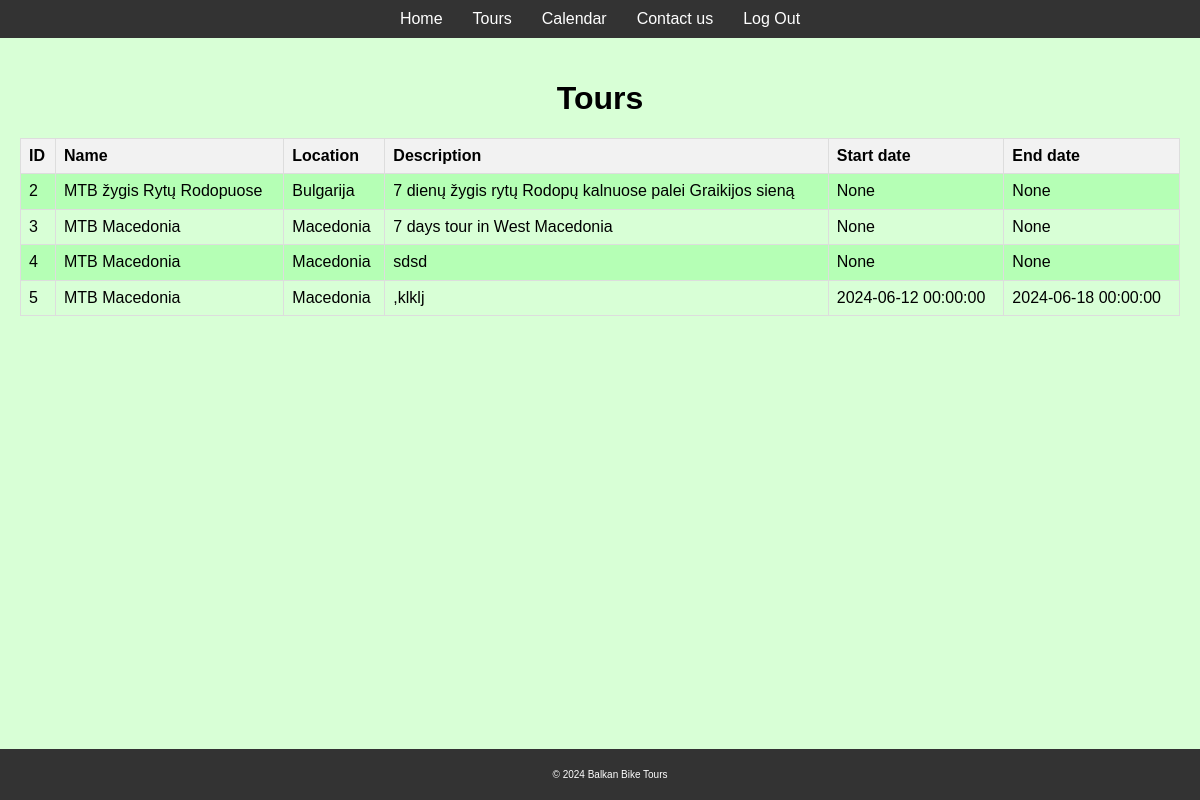
The app's page /calendar (signed in) with its own data.
### models.py (models this page shows)
class Tour(db.Model):
    __tablename__ = 'tours'
    id = Column(Integer, primary_key=True)
    name = Column(String)
    description = Column(String)
    location = Column(String)
    bookings = relationship('Booking', back_populates='tour')
    clients = relationship('Client', back_populates='tour')
    date_start = Column(DateTime)  # Pradžios data
    date_end = Column(DateTime)  # Pabaigos data

### routes.py (the view)
@app.route('/calendar')
def calendar():
    tours = Tour.query.all()  # Gauti visus turus iš duomenų bazės
    return render_template('calendar.html', tours=tours)

### __init__.py (called while the page is built)
@login_manager.user_loader
def load_user(user_id):
    return User.query.get(int(user_id))

### templates/calendar.html (shortened to what this page needs)
{% extends 'base.html' %}
{% block content %}
<link rel="stylesheet" href="{{ url_for('static', filename='css/calendar.css') }}">
<body>
    <div class="calendar">
    <h1>Tours</h1>
    <table class="tours-table">
        <thead>
            <tr>
                <th>ID</th>
                <th>Name</th>
                <th>Location</th>
                <th>Description</th>
                <th>Start date</th>
                <th>End date</th>
            </tr>
        </thead>
        <tbody>
            {% for tour in tours %}
                <tr>
                    <td>{{ tour.id }}</td>
                    <td>{{ tour.name }}</td>
                    <td>{{ tour.location }}</td>
                    <td>{{ tour.description }}</td>
                    <td>{{ tour.date_start }}</td>
                    <td>{{ tour.date_end }}</td>
                </tr>
            {% endfor %}
        </tbody>
    </table>
</div>
</body>
{% endblock %}

### static/css/styles.css (style rules this page uses)
body { font-family: Arial, sans-serif; margin: 0; padding: 0; }

### static/css/calendar.css (style rules this page uses)
.calendar { width: 100%; margin-bottom: 20px; }
.calendar table { width: 100%; border-collapse: collapse; }
.calendar th, .calendar td { border: 1px solid #ddd; padding: 8px; text-align: left; }
.calendar th { background-color: #f2f2f2; }
body { background-color: #d8ffd6; }
.tours-table tr { background-color: #b5ffb5; }
.tours-table tr:nth-child(even) { background-color: #d8ffd6; }

### records on screen
Tour: id "2", name "MTB žygis Rytų Rodopuose", location "Bulgarija", description "7 dienų žygis rytų Rodopų kalnuose palei Graikijos sieną", date_start "None", date_end "None"
Tour: id "3", name "MTB Macedonia", location "Macedonia", description "7 days tour in West Macedonia", date_start "None", date_end "None"
Tour: id "4", name "MTB Macedonia", location "Macedonia", description "sdsd", date_start "None", date_end "None"
Tour: id "5", name "MTB Macedonia", location "Macedonia", description ",klklj", date_start "2024-06-12 00:00:00", date_end "2024-06-18 00:00:00"
